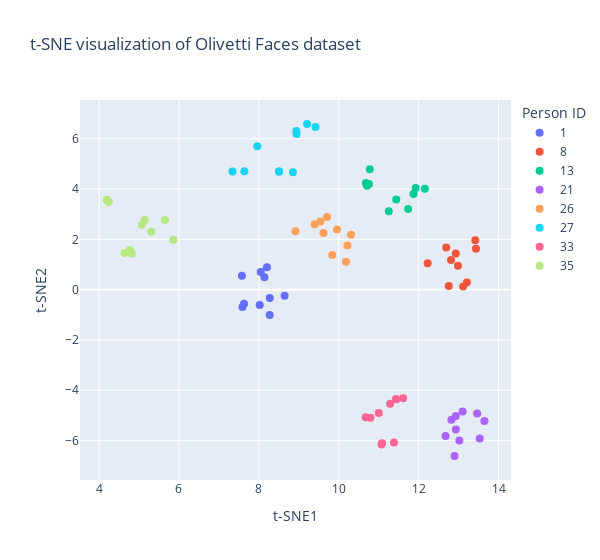

The notebook cell saved with this chart:
### Code cell
# Create the new scatterplot 
fig_pca = px.scatter(df, x='t-SNE1', y='t-SNE2', color='Person',
                 color_continuous_scale=px.colors.sequential.Plotly3,
                 width=600, 
                 title='t-SNE visualization of Olivetti Faces dataset',
                 labels={'Person': 'Person ID'})
fig_pca.update_traces(marker=dict(size=8))
fig_pca.show()

### Figure 1 — Plotly figure (JSON) as saved in the notebook; plotly's stock layout.template omitted (floating-point values rounded to 4 significant figures)
{"data": [{"hovertemplate": "Person ID=1<br>t-SNE1=%{x}<br>t-SNE2=%{y}<extra></extra>", "legendgroup": "1", "marker": {"color": "#636efa", "size": 8, "symbol": "circle"}, "mode": "markers", "name": "1", "orientation": "v", "showlegend": true, "type": "scatter", "x": [7.576, 8.021, 8.645, 8.274, 8.272, 7.628, 8.203, 8.139, 7.59, 8.046], "xaxis": "x", "y": [0.5564, -0.6138, -0.2461, -0.3348, -1.004, -0.5659, 0.8865, 0.4906, -0.6927, 0.7039], "yaxis": "y"}, {"hovertemplate": "Person ID=8<br>t-SNE1=%{x}<br>t-SNE2=%{y}<extra></extra>", "legendgroup": "8", "marker": {"color": "#EF553B", "size": 8, "symbol": "circle"}, "mode": "markers", "name": "8", "orientation": "v", "showlegend": true, "type": "scatter", "x": [13.21, 12.75, 13.12, 12.93, 12.81, 13.44, 13.42, 12.69, 12.98, 12.23], "xaxis": "x", "y": [0.2819, 0.1492, 0.1271, 1.436, 1.182, 1.626, 1.966, 1.671, 0.9453, 1.044], "yaxis": "y"}, {"hovertemplate": "Person ID=13<br>t-SNE1=%{x}<br>t-SNE2=%{y}<extra></extra>", "legendgroup": "13", "marker": {"color": "#00cc96", "size": 8, "symbol": "circle"}, "mode": "markers", "name": "13", "orientation": "v", "showlegend": true, "type": "scatter", "x": [10.76, 11.74, 11.87, 10.71, 10.68, 11.93, 10.78, 11.25, 12.15, 11.44], "xaxis": "x", "y": [4.194, 3.205, 3.796, 4.131, 4.235, 4.044, 4.789, 3.112, 4.009, 3.581], "yaxis": "y"}, {"hovertemplate": "Person ID=21<br>t-SNE1=%{x}<br>t-SNE2=%{y}<extra></extra>", "legendgroup": "21", "marker": {"color": "#ab63fa", "size": 8, "symbol": "circle"}, "mode": "markers", "name": "21", "orientation": "v", "showlegend": true, "type": "scatter", "x": [13.02, 12.67, 12.93, 13.53, 13.46, 12.9, 13.65, 13.1, 12.82, 12.93], "xaxis": "x", "y": [-5.999, -5.816, -5.559, -5.92, -4.921, -6.612, -5.225, -4.844, -5.169, -5.021], "yaxis": "y"}, {"hovertemplate": "Person ID=26<br>t-SNE1=%{x}<br>t-SNE2=%{y}<extra></extra>", "legendgroup": "26", "marker": {"color": "#FFA15A", "size": 8, "symbol": "circle"}, "mode": "markers", "name": "26", "orientation": "v", "showlegend": true, "type": "scatter", "x": [9.706, 10.22, 9.618, 9.957, 8.915, 9.838, 10.31, 9.541, 10.18, 9.396], "xaxis": "x", "y": [2.892, 1.758, 2.25, 2.388, 2.318, 1.374, 2.177, 2.713, 1.11, 2.604], "yaxis": "y"}, {"hovertemplate": "Person ID=27<br>t-SNE1=%{x}<br>t-SNE2=%{y}<extra></extra>", "legendgroup": "27", "marker": {"color": "#19d3f3", "size": 8, "symbol": "circle"}, "mode": "markers", "name": "27", "orientation": "v", "showlegend": true, "type": "scatter", "x": [8.504, 9.209, 7.637, 7.961, 8.938, 8.506, 8.944, 8.854, 9.417, 7.34], "xaxis": "x", "y": [4.697, 6.583, 4.704, 5.704, 6.307, 4.693, 6.189, 4.667, 6.465, 4.692], "yaxis": "y"}, {"hovertemplate": "Person ID=33<br>t-SNE1=%{x}<br>t-SNE2=%{y}<extra></extra>", "legendgroup": "33", "marker": {"color": "#FF6692", "size": 8, "symbol": "circle"}, "mode": "markers", "name": "33", "orientation": "v", "showlegend": true, "type": "scatter", "x": [10.79, 10.67, 11.28, 11.38, 11.09, 11.0, 11.07, 11.44, 11.44, 11.61], "xaxis": "x", "y": [-5.093, -5.075, -4.54, -6.081, -6.107, -4.902, -6.153, -4.361, -4.347, -4.321], "yaxis": "y"}, {"hovertemplate": "Person ID=35<br>t-SNE1=%{x}<br>t-SNE2=%{y}<extra></extra>", "legendgroup": "35", "marker": {"color": "#B6E880", "size": 8, "symbol": "circle"}, "mode": "markers", "name": "35", "orientation": "v", "showlegend": true, "type": "scatter", "x": [4.241, 4.769, 5.073, 5.144, 4.187, 4.817, 4.642, 5.302, 5.861, 5.649], "xaxis": "x", "y": [3.487, 1.574, 2.58, 2.771, 3.57, 1.431, 1.458, 2.298, 1.985, 2.772], "yaxis": "y"}], "layout": {"legend": {"title": {"text": "Person ID"}, "tracegroupgap": 0}, "title": {"text": "t-SNE visualization of Olivetti Faces dataset"}, "width": 600, "xaxis": {"anchor": "y", "domain": [0, 1], "title": {"text": "t-SNE1"}}, "yaxis": {"anchor": "x", "domain": [0, 1], "title": {"text": "t-SNE2"}}}}
